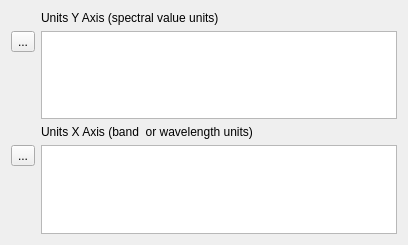
<?xml version="1.0" encoding="UTF-8"?>
<ui version="4.0">
 <class>Form</class>
 <widget class="QWidget" name="Form">
  <property name="geometry">
   <rect>
    <x>0</x>
    <y>0</y>
    <width>408</width>
    <height>245</height>
   </rect>
  </property>
  <property name="windowTitle">
   <string>Form</string>
  </property>
  <layout class="QFormLayout" name="formLayout">
   <item row="1" column="1">
    <widget class="QPlainTextEdit" name="tbYUnits"/>
   </item>
   <item row="3" column="1">
    <widget class="QPlainTextEdit" name="tbXUnits"/>
   </item>
   <item row="0" column="1">
    <widget class="QLabel" name="label">
     <property name="text">
      <string>Units Y Axis (spectral value units)</string>
     </property>
    </widget>
   </item>
   <item row="2" column="1">
    <widget class="QLabel" name="label_2">
     <property name="text">
      <string>Units X Axis (band  or wavelength units)</string>
     </property>
    </widget>
   </item>
   <item row="1" column="0">
    <widget class="QToolButton" name="tbResetY">
     <property name="text">
      <string>...</string>
     </property>
    </widget>
   </item>
   <item row="3" column="0">
    <widget class="QToolButton" name="tbResetX">
     <property name="text">
      <string>...</string>
     </property>
    </widget>
   </item>
  </layout>
  <action name="actionResetY">
   <property name="icon">
    <iconset>
     <normaloff>:/images/themes/default/mActionUndo.svg</normaloff>:/images/themes/default/mActionUndo.svg</iconset>
   </property>
   <property name="text">
    <string>Reset</string>
   </property>
   <property name="toolTip">
    <string>Reset to previous values</string>
   </property>
  </action>
  <action name="actionResetX">
   <property name="icon">
    <iconset>
     <normaloff>:/images/themes/default/mActionUndo.svg</normaloff>:/images/themes/default/mActionUndo.svg</iconset>
   </property>
   <property name="text">
    <string>Reset</string>
   </property>
   <property name="toolTip">
    <string>Reset to previous values</string>
   </property>
  </action>
 </widget>
 <resources/>
 <connections/>
</ui>
